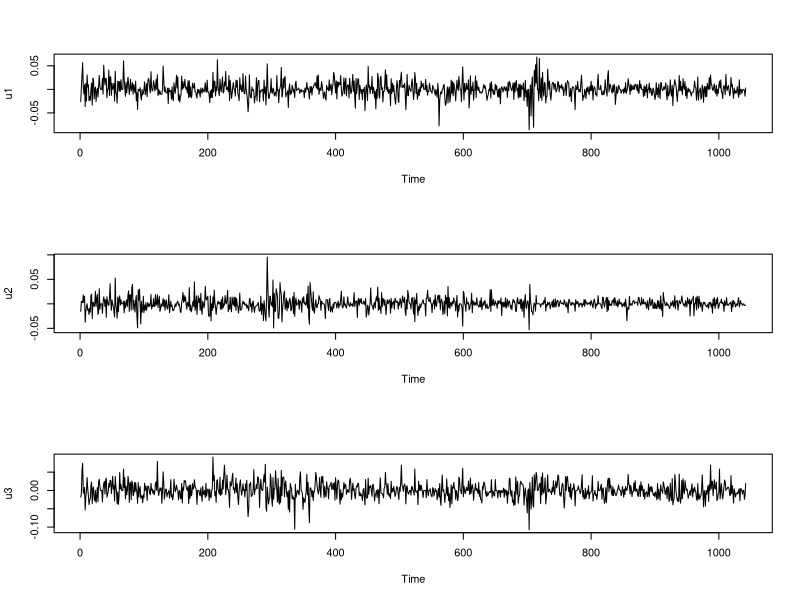
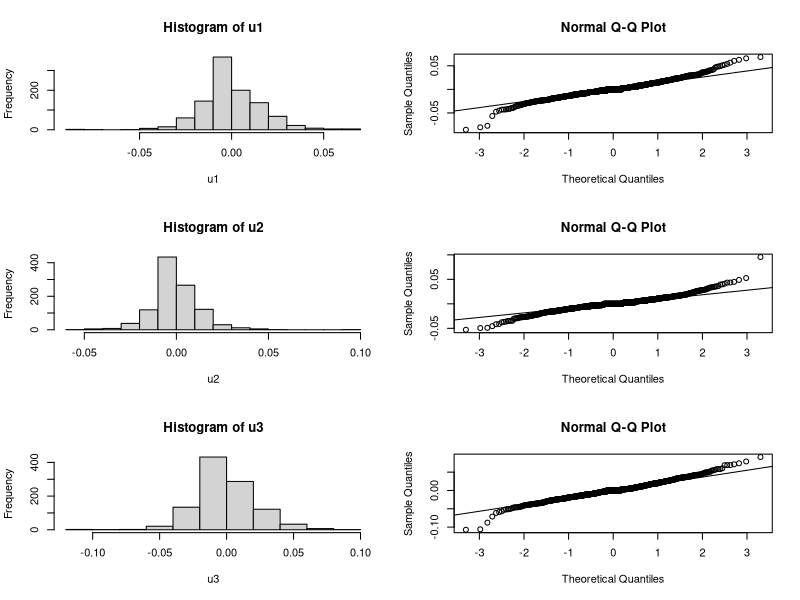
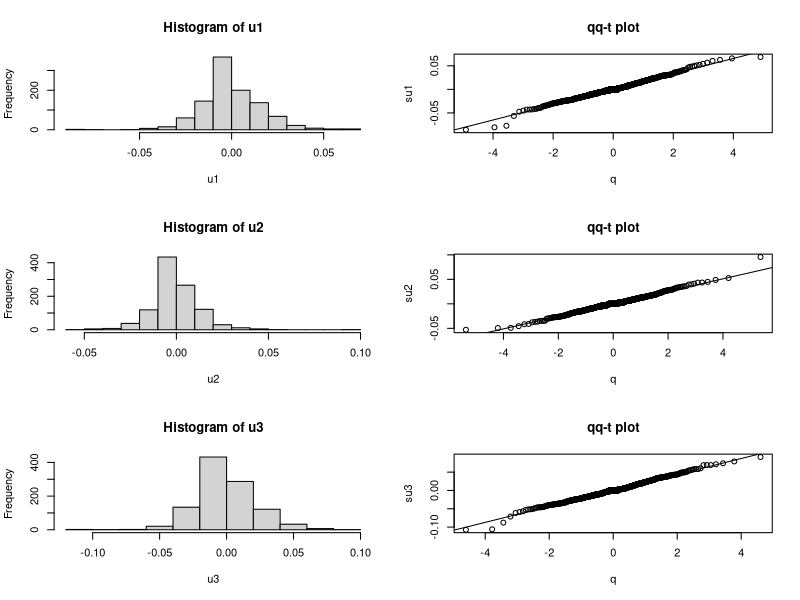
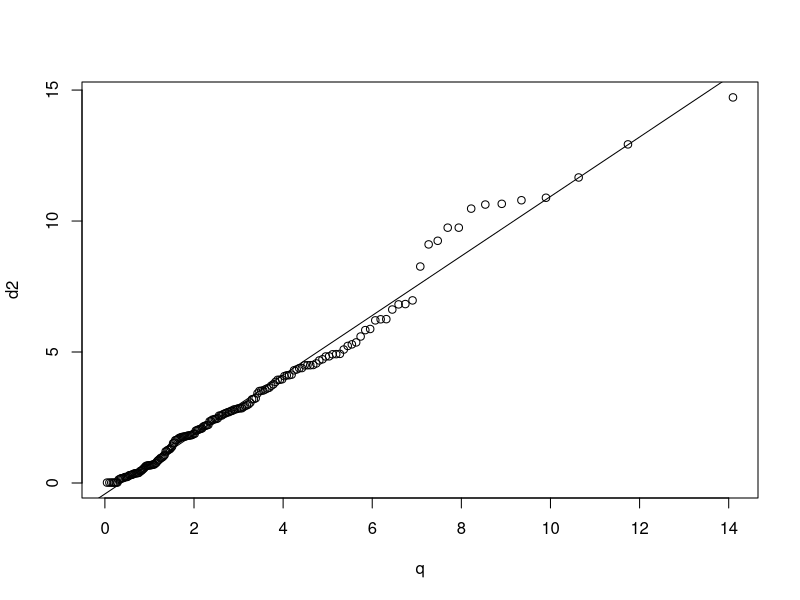
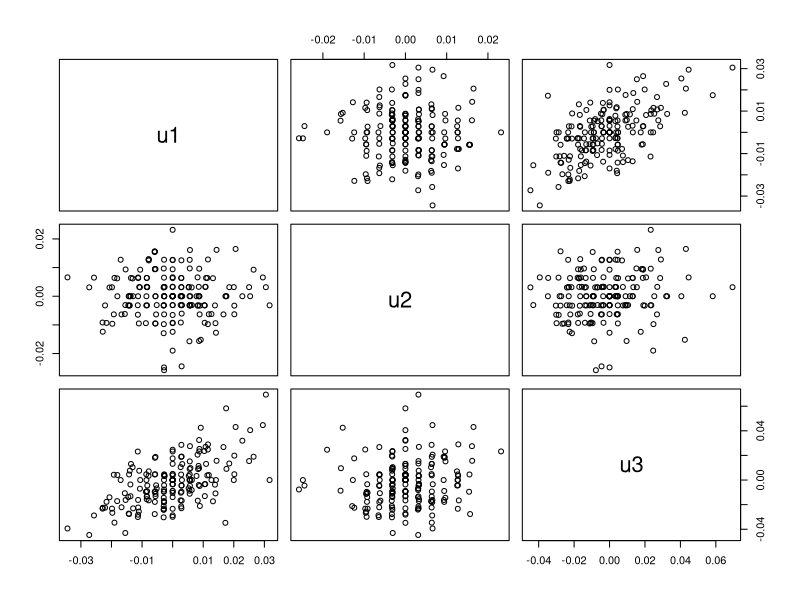
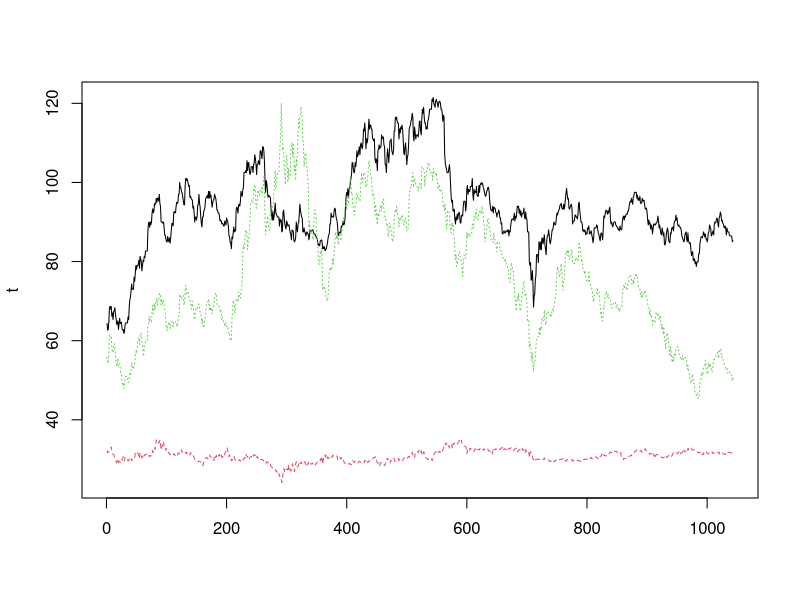
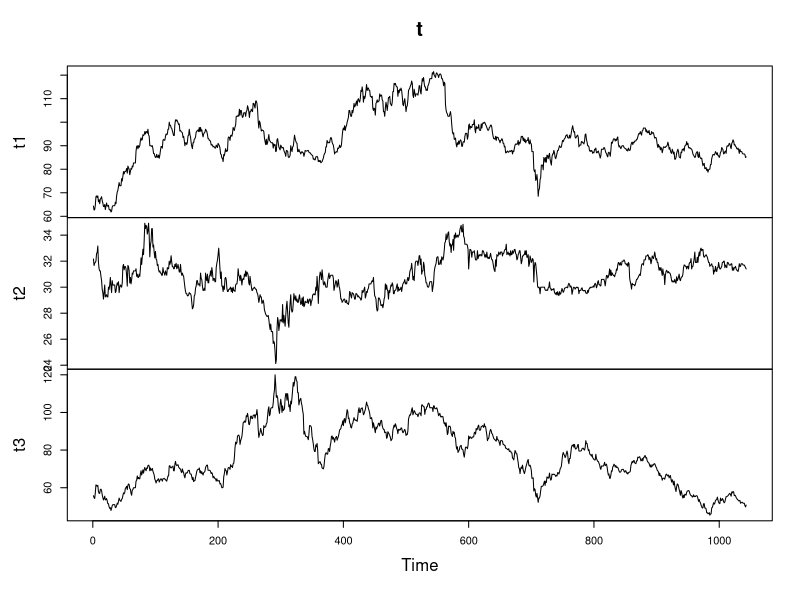
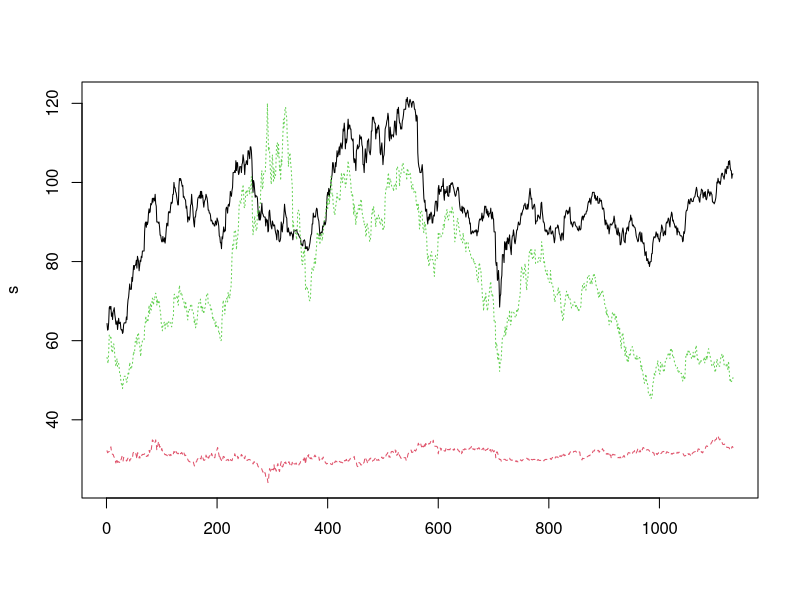

The R source for these figures, in order:
d<-read.csv("stock.csv")	# read in data file
names(d)			# display names in d
t1<-as.ts(d$HSBC)		# save as time series
t2<-as.ts(d$CLP)
t3<-as.ts(d$CK)

u1<-(lag(t1)-t1)/t1		# compute daily percentage return
u2<-(lag(t2)-t2)/t2
u3<-(lag(t3)-t3)/t3

par(mfrow=c(3,1))		# define multi-frame for ploting
plot(u1)
plot(u2)
plot(u3)
readline("Hit <Return> to continue:")

par(mfrow=c(3,2))
hist(u1)			# histogram
qqnorm(u1)			# qq-normal plot
qqline(u1)			# add a line for reference
hist(u2)
qqnorm(u2)
qqline(u2)
hist(u3)
qqnorm(u3)
qqline(u3)
readline("Hit <Return> to continue:")

su1<-sort(u1)			# sort u1
n<-length(u1)			# length of u1
s1<-var(u1)			# sample var
ku1<-sum(u1^4)/(n*s1^2)-3	# excess kurtosis
v1<-round(6/ku1+4)		# v rounded to nearest integer
i<-((1:n)-0.5)/n		# create a vector of percentiles
q<-qt(i,v1)*sqrt((v1-2)/v1)	# percentile point from t(v)

hist(u1)			# histogram of ui
plot(q,su1,main="qq-t plot")	# plot (q,su1)
abline(lsfit(q,su1))		# add reference line


su2<-sort(u2)
n<-length(u2)
s2<-var(u2)
ku2<-sum(u2^4)/(n*s2^2)-3
v2<-round(6/ku2+4)
i<-((1:n)-0.5)/n
q<-qt(i,v2)*sqrt((v2-2)/v2)

hist(u2)
plot(q,su2,main="qq-t plot")
abline(lsfit(q,su2))


su3<-sort(u3)
n<-length(u3)
s3<-var(u3)
ku3<-sum(u3^4)/(n*s3^2)-3
v3<-round(6/ku3+4)
i<-((1:n)-0.5)/n
q<-qt(i,v3)*sqrt((v3-2)/v3)

hist(u3)
plot(q,su3,main="qq-t plot")
abline(lsfit(q,su3))

readline("Hit <Return> to continue:")

u<-cbind(u1,u2,u3)		# combine into matrix u
n2<-nrow(u)			# no. of row in u
n1<-n2-180+1			# starting index: 180th obs before n2
u180<-u[n1:n2,]			# save the most recent 180 days to u180
m<-apply(u180,2,mean)		# compute column mean of u180
m
s<-var(u180)			# compute variance of u180
s

par(mfrow=c(1,1))		
sinv<-solve(s)				# compute inv(s)
m<-matrix(m,nr=180,nc=3,byrow=T)	# transform m into a 180x3 matrix, each row is the col. mean
d2<-diag((u180-m)%*%sinv%*%t(u180-m))	# compute squared gen. dist.
d2<-sort(d2)				# sort d2 in ascending order
i<-((1:180)-0.5)/180			# create a vector of percentiles
q<-qchisq(i,3)				# compute quantile of chisq(3)
qqplot(q,d2)				# QQ-chisquare plot
abline(lsfit(q,d2))			# add the reference line
readline("Hit <Return> to continue:")

cor(u180)				# correlation matrix of u180
pairs(u180)				# scatter plot matrix
readline("Hit <Return> to continue:")

t<-cbind(t1,t2,t3)			# combine the time series
matplot(t,type="l")			# plot the series in one plot
readline("Hit <Return> to continue:")

plot(t)					# plot the series using separate axis
readline("Hit <Return> to continue:")

set.seed(7)			# set random seed
mu<-252*apply(u180,2,mean)	# compute annual return rate
sigma<-252*var(u180)		# compute annula variance rate
C<-chol(sigma)			# Cholesky decomposition of sigma
s<-cbind(t1,t2,t3)		# combine t1,t2,t3 to form s
s0<-s[n2+1,]			# set s0 to the most recent price
dt<-1/252			# compute delta t
rdt<-sqrt(dt)			# compute square root of delta t
for(i in 1:90) {		# simulate price for future 90 days
   z<-rnorm(3)			# generate normal random vector
   v<-dt*mu+rdt*t(C)%*%z	# transform to multivariate normal
   s1<-s0*(1+v)			# new stock price
   s<-rbind(s,t(s1))		# append s1 to s
   s0<-s1			# update s0
}

matplot(s,type="l")
readline("Hit <Return> to continue:")

plot(as.ts(s))
readline("Hit <Return> to continue:")


par(mfrow=c(3,2))
hist(t1)			# histogram
qqnorm(t1)			# qq-normal plot
qqline(t1)			# add a line for reference
hist(t2)
qqnorm(t2)
qqline(t2)
hist(t3)
qqnorm(t3)
qqline(t3)


plot(t1,lag(t1))	# plot t(i+1) vs t(i)
plot(u1,lag(u1))	# plot u(i+1) vs u(i)
plot(t2,lag(t2))
plot(u2,lag(u2))
plot(t3,lag(t3))
plot(u3,lag(u3))


